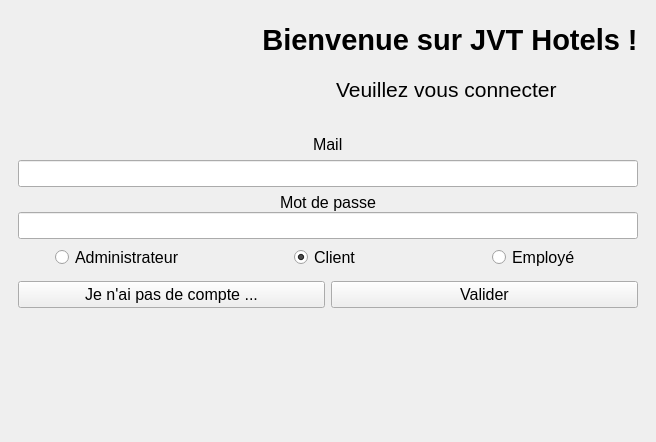
<?xml version="1.0" encoding="UTF-8"?>
<ui version="4.0">
 <class>MainWindow</class>
 <widget class="QMainWindow" name="MainWindow">
  <property name="geometry">
   <rect>
    <x>0</x>
    <y>0</y>
    <width>656</width>
    <height>442</height>
   </rect>
  </property>
  <property name="font">
   <font>
    <family>Arial</family>
    <pointsize>11</pointsize>
   </font>
  </property>
  <property name="windowTitle">
   <string>MainWindow</string>
  </property>
  <widget class="QWidget" name="centralwidget">
   <layout class="QGridLayout" name="gridLayout">
    <item row="0" column="0">
     <widget class="QWidget" name="widget" native="true">
      <layout class="QGridLayout" name="gridLayout_9">
       <item row="1" column="0">
        <layout class="QGridLayout" name="gridLayout_2">
         <item row="0" column="0">
          <layout class="QGridLayout" name="gridLayout_3">
           <item row="0" column="0" alignment="Qt::AlignHCenter|Qt::AlignVCenter">
            <widget class="QLabel" name="logo">
             <property name="text">
              <string/>
             </property>
             <property name="pixmap">
              <pixmap>logoProjet_petit.png</pixmap>
             </property>
             <property name="scaledContents">
              <bool>false</bool>
             </property>
            </widget>
           </item>
          </layout>
         </item>
         <item row="0" column="1">
          <layout class="QGridLayout" name="gridLayout_4">
           <item row="0" column="0">
            <layout class="QGridLayout" name="gridLayout_5">
             <item row="0" column="0">
              <widget class="QLabel" name="label_5">
               <property name="font">
                <font>
                 <family>Arial</family>
                 <pointsize>22</pointsize>
                 <bold>true</bold>
                </font>
               </property>
               <property name="text">
                <string>Bienvenue sur JVT Hotels !</string>
               </property>
               <property name="scaledContents">
                <bool>true</bool>
               </property>
               <property name="alignment">
                <set>Qt::AlignCenter</set>
               </property>
               <property name="textInteractionFlags">
                <set>Qt::NoTextInteraction</set>
               </property>
              </widget>
             </item>
            </layout>
           </item>
           <item row="1" column="0" alignment="Qt::AlignHCenter|Qt::AlignVCenter">
            <widget class="QLabel" name="label">
             <property name="font">
              <font>
               <family>Arial</family>
               <pointsize>16</pointsize>
              </font>
             </property>
             <property name="text">
              <string>Veuillez vous connecter </string>
             </property>
             <property name="scaledContents">
              <bool>true</bool>
             </property>
            </widget>
           </item>
          </layout>
         </item>
        </layout>
       </item>
      </layout>
     </widget>
    </item>
    <item row="1" column="0">
     <widget class="QWidget" name="widget_2" native="true">
      <layout class="QGridLayout" name="gridLayout_11">
       <item row="5" column="0">
        <layout class="QGridLayout" name="gridLayout_6">
         <item row="0" column="0">
          <layout class="QGridLayout" name="gridLayout_7">
           <property name="topMargin">
            <number>5</number>
           </property>
           <item row="0" column="0">
            <widget class="QPushButton" name="pushButton_signup">
             <property name="font">
              <font>
               <family>Arial</family>
               <pointsize>12</pointsize>
              </font>
             </property>
             <property name="text">
              <string>Je n'ai pas de compte ...</string>
             </property>
            </widget>
           </item>
           <item row="0" column="1">
            <widget class="QPushButton" name="pushButton_val">
             <property name="font">
              <font>
               <family>Arial</family>
               <pointsize>12</pointsize>
              </font>
             </property>
             <property name="text">
              <string>Valider</string>
             </property>
            </widget>
           </item>
          </layout>
         </item>
        </layout>
       </item>
       <item row="4" column="0">
        <layout class="QVBoxLayout" name="verticalLayout_radbtn">
         <property name="spacing">
          <number>4</number>
         </property>
         <property name="bottomMargin">
          <number>0</number>
         </property>
         <item>
          <layout class="QGridLayout" name="gridLayout_13">
           <item row="0" column="0" alignment="Qt::AlignHCenter|Qt::AlignVCenter">
            <widget class="QRadioButton" name="radioAdmin">
             <property name="font">
              <font>
               <family>Arial</family>
               <pointsize>12</pointsize>
              </font>
             </property>
             <property name="text">
              <string>Administrateur</string>
             </property>
            </widget>
           </item>
           <item row="0" column="1" alignment="Qt::AlignHCenter|Qt::AlignVCenter">
            <widget class="QRadioButton" name="radioClient">
             <property name="font">
              <font>
               <family>Arial</family>
               <pointsize>12</pointsize>
              </font>
             </property>
             <property name="text">
              <string>Client</string>
             </property>
             <property name="checked">
              <bool>true</bool>
             </property>
            </widget>
           </item>
           <item row="0" column="2" alignment="Qt::AlignHCenter|Qt::AlignVCenter">
            <widget class="QRadioButton" name="radioEmploye">
             <property name="font">
              <font>
               <family>Arial</family>
               <pointsize>12</pointsize>
              </font>
             </property>
             <property name="text">
              <string>Employé</string>
             </property>
            </widget>
           </item>
          </layout>
         </item>
        </layout>
       </item>
       <item row="3" column="0">
        <layout class="QVBoxLayout" name="verticalLayout_mdp">
         <property name="spacing">
          <number>0</number>
         </property>
         <item alignment="Qt::AlignHCenter|Qt::AlignTop">
          <widget class="QLabel" name="label_mdp">
           <property name="font">
            <font>
             <family>Arial</family>
             <pointsize>12</pointsize>
             <italic>false</italic>
             <bold>false</bold>
             <underline>false</underline>
            </font>
           </property>
           <property name="text">
            <string>Mot de passe</string>
           </property>
           <property name="scaledContents">
            <bool>true</bool>
           </property>
           <property name="alignment">
            <set>Qt::AlignCenter</set>
           </property>
          </widget>
         </item>
         <item>
          <widget class="QLineEdit" name="lineEdit_mdp">
           <property name="sizePolicy">
            <sizepolicy hsizetype="Preferred" vsizetype="Preferred">
             <horstretch>0</horstretch>
             <verstretch>0</verstretch>
            </sizepolicy>
           </property>
           <property name="font">
            <font>
             <family>Arial</family>
             <pointsize>12</pointsize>
            </font>
           </property>
           <property name="alignment">
            <set>Qt::AlignCenter</set>
           </property>
          </widget>
         </item>
        </layout>
       </item>
       <item row="2" column="0">
        <layout class="QVBoxLayout" name="verticalLayout_mail">
         <item alignment="Qt::AlignHCenter|Qt::AlignVCenter">
          <widget class="QLabel" name="label_id">
           <property name="font">
            <font>
             <family>Arial</family>
             <pointsize>12</pointsize>
             <italic>false</italic>
             <bold>false</bold>
             <underline>false</underline>
            </font>
           </property>
           <property name="text">
            <string>Mail</string>
           </property>
           <property name="scaledContents">
            <bool>true</bool>
           </property>
          </widget>
         </item>
         <item>
          <widget class="QLineEdit" name="lineEdit_id">
           <property name="sizePolicy">
            <sizepolicy hsizetype="Preferred" vsizetype="Preferred">
             <horstretch>0</horstretch>
             <verstretch>0</verstretch>
            </sizepolicy>
           </property>
           <property name="font">
            <font>
             <family>Arial</family>
             <pointsize>12</pointsize>
            </font>
           </property>
           <property name="alignment">
            <set>Qt::AlignCenter</set>
           </property>
          </widget>
         </item>
        </layout>
       </item>
      </layout>
     </widget>
    </item>
    <item row="2" column="0">
     <widget class="QWidget" name="widget_4" native="true">
      <layout class="QGridLayout" name="gridLayout_12">
       <item row="0" column="0">
        <layout class="QGridLayout" name="gridLayout_10"/>
       </item>
      </layout>
     </widget>
    </item>
   </layout>
  </widget>
 </widget>
 <tabstops>
  <tabstop>lineEdit_id</tabstop>
  <tabstop>lineEdit_mdp</tabstop>
  <tabstop>radioAdmin</tabstop>
  <tabstop>radioClient</tabstop>
  <tabstop>radioEmploye</tabstop>
  <tabstop>pushButton_signup</tabstop>
  <tabstop>pushButton_val</tabstop>
 </tabstops>
 <resources/>
 <connections/>
</ui>
